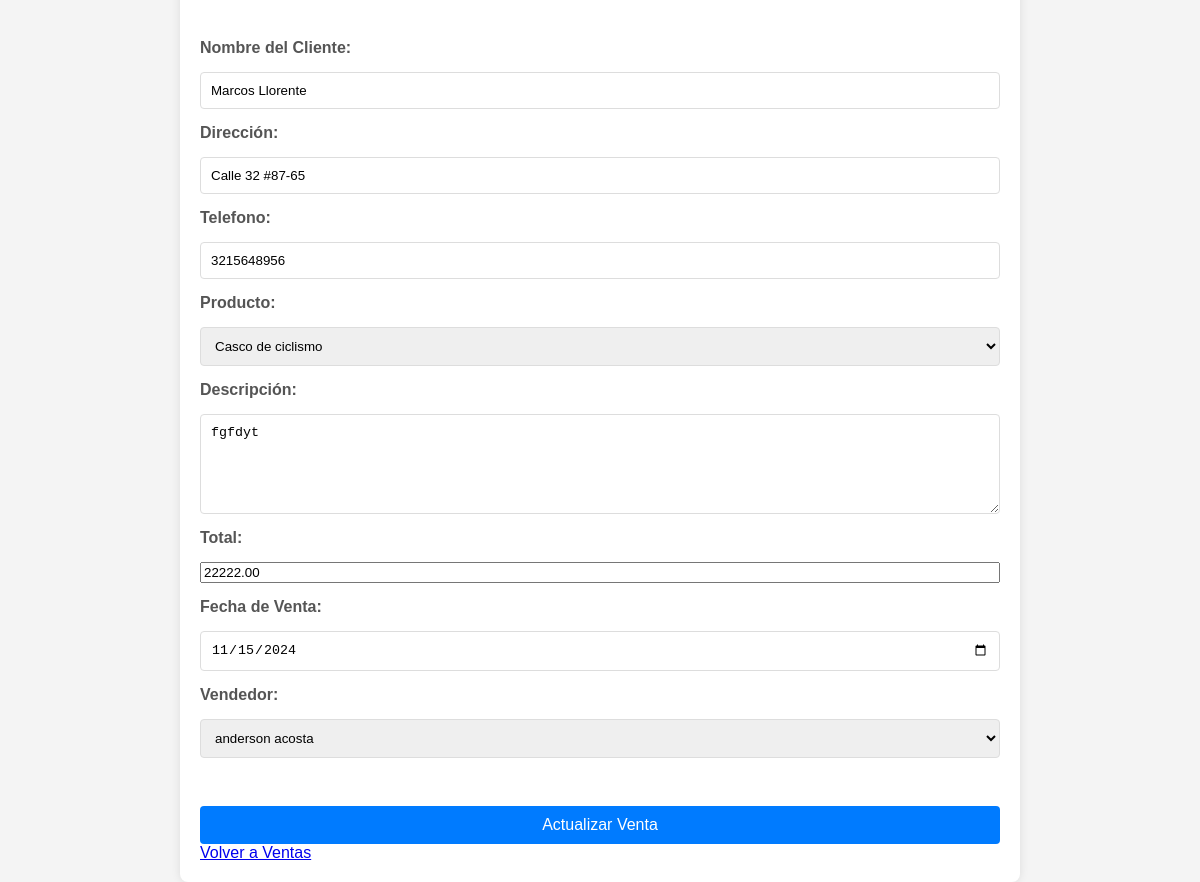
The page /controladores/editar_venta.php?id=26 on the database as committed earlier.
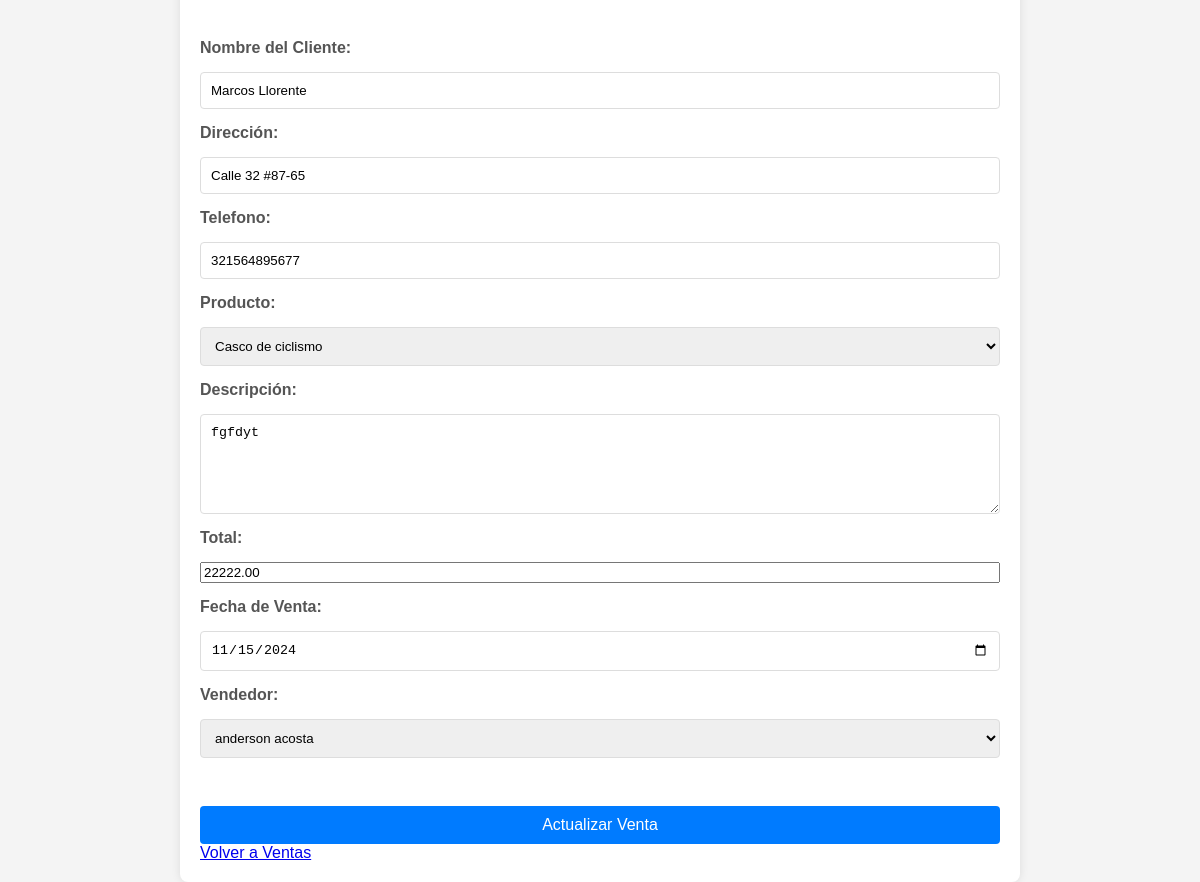
The same page on the database as committed later.
### tables this page shows
CREATE TABLE `ventas` (
  `id` int(11) NOT NULL,
  `cliente_id` int(11) DEFAULT NULL,
  `fecha_venta` date DEFAULT NULL,
  `total` decimal(10,2) DEFAULT NULL,
  `descripcion_venta` text DEFAULT NULL,
  `producto_vendido_id` int(11) DEFAULT NULL,
  `usuario_id` int(11) DEFAULT NULL,
  `vendedor` varchar(40) NOT NULL
);

CREATE TABLE `clientes` (
  `id` int(11) NOT NULL,
  `nombre` varchar(100) DEFAULT NULL,
  `direccion` varchar(255) DEFAULT NULL,
  `telefono` varchar(15) DEFAULT NULL,
  `nit` varchar(30) NOT NULL,
  `correo` varchar(30) NOT NULL
);

### controladores/editar_venta.php (the view, shortened to what this page needs)
<?php
$dsn = 'mysql:host=localhost;dbname=thunderbike;charset=utf8';
$username = 'root';
$password = '';
try {
    $pdo = new PDO($dsn, $username, $password);
    $pdo->setAttribute(PDO::ATTR_ERRMODE, PDO::ERRMODE_EXCEPTION);
} catch (PDOException $e) {
    die("Conexión fallida: " . $e->getMessage());
}
$id = $_GET['id'] ?? 0;
$sql = "SELECT v.id, c.nombre AS nombre_cliente, c.direccion, c.telefono, p.nombre AS nombre_producto, v.descripcion_venta, v.total, v.fecha_venta, u.nombre AS nombre_vendedor
        FROM ventas v
        JOIN clientes c ON v.cliente_id = c.id
        JOIN productos p ON v.producto_vendido_id = p.id
        JOIN usuarios u ON v.usuario_id = u.id
        WHERE v.id = :id";
$stmt = $pdo->prepare($sql);
$stmt->bindParam(':id', $id, PDO::PARAM_INT);
$stmt->execute();
$venta = $stmt->fetch(PDO::FETCH_ASSOC);
$sql_productos = "SELECT id, nombre FROM productos";
$stmt_productos = $pdo->query($sql_productos);
$result_productos = $stmt_productos->fetchAll(PDO::FETCH_ASSOC);
$sql_vendedores = "SELECT id, nombre FROM usuarios WHERE rol = 'vendedor'";
$stmt_vendedores = $pdo->query($sql_vendedores);
$result_vendedores = $stmt_vendedores->fetchAll(PDO::FETCH_ASSOC);
?>
<!DOCTYPE html>
<html lang="es">
<head>
</head>
<body>
    <div class="container">
        <form method="post">
            <br>
            <label for="nombre_cliente">Nombre del Cliente:</label>
            <input type="text" name="nombre_cliente" id="nombre_cliente" value="<?php echo htmlspecialchars($venta['nombre_cliente']); ?>" required>
            <label for="direccion_cliente">Dirección:</label>
            <input type="text" name="direccion_cliente" id="direccion_cliente" value="<?php echo htmlspecialchars($venta['direccion']); ?>">
            <label for="telefono_cliente">Telefono:</label>
            <input type="text" name="telefono_cliente" id="telefono_cliente" value="<?php echo htmlspecialchars($venta['telefono']); ?>">
            <label for="producto_vendido_id">Producto:</label>
            <select name="producto_vendido_id" id="producto_vendido_id" required>
                <?php
                foreach ($result_productos as $row) {
                    $selected = ($venta['nombre_producto'] == $row['nombre']) ? 'selected' : '';
                    echo "<option value='" . htmlspecialchars($row["id"]) . "' $selected>" . htmlspecialchars($row["nombre"]) . "</option>";
                }
                ?>
            </select>
            <label for="descripcion_venta">Descripción:</label>
            <textarea name="descripcion_venta" id="descripcion_venta" required><?php echo htmlspecialchars($venta['descripcion_venta']); ?></textarea>
            <label for="total">Total:</label>
            <input type="number" name="total" id="total" step="0.01" value="<?php echo htmlspecialchars($venta['total']); ?>" required>
            <label for="fecha_venta">Fecha de Venta:</label>
            <input type="date" name="fecha_venta" id="fecha_venta" value="<?php echo htmlspecialchars($venta['fecha_venta']); ?>" required>
            <label for="usuario_id">Vendedor:</label>
            <select name="usuario_id" id="usuario_id" required>
                <?php
                foreach ($result_vendedores as $row) {
                    $selected = ($venta['nombre_vendedor'] == $row['nombre']) ? 'selected' : '';
                    echo "<option value='" . htmlspecialchars($row["id"]) . "' $selected>" . htmlspecialchars($row["nombre"]) . "</option>";
                }
                ?>
            </select>
            <br>
            <input type="submit" value="Actualizar Venta" class="btn">
        </form>
        <a href="../ventas.php" class="btn-back">Volver a Ventas</a>
    </div>
</body>
</html>

Rows that differ between the two databases and show on the page:
changed through a linked row, ventas "fgfdyt": telefono_cliente "3215648956" → "321564895677"
